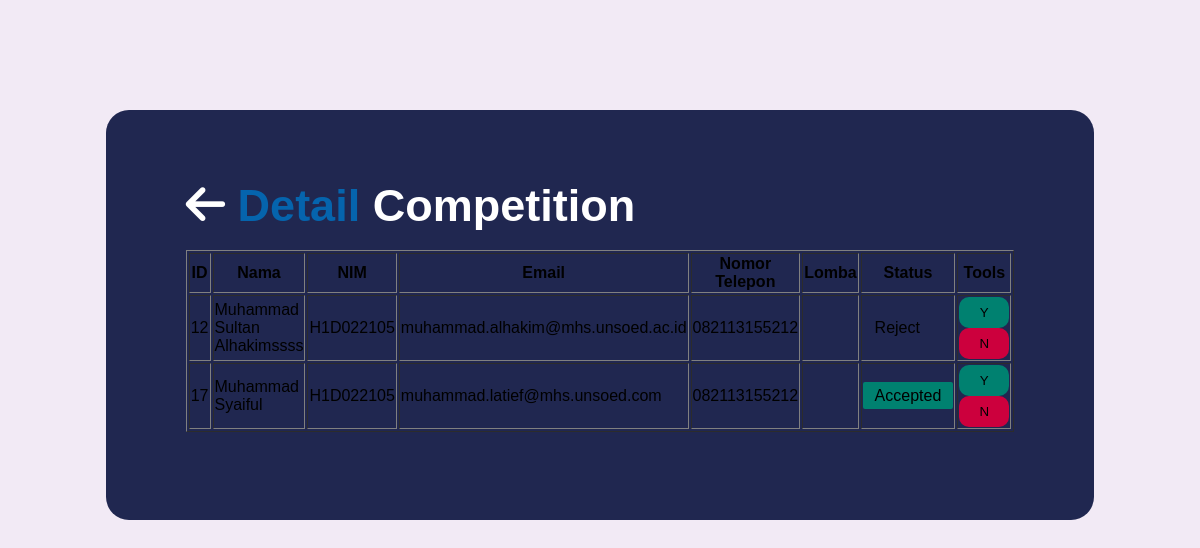
/list-participant.php (signed in), run on the app's committed database.
### tables this page shows
CREATE TABLE `tbl_peserta` (
  `id` int(11) NOT NULL,
  `nama` varchar(50) NOT NULL,
  `nim` varchar(50) NOT NULL,
  `email` varchar(100) NOT NULL,
  `no_telp` varchar(20) NOT NULL,
  `status` enum('Pending','Rejected','Accepted') NOT NULL,
  `username` varchar(255) NOT NULL,
  `id_proker` int(11) NOT NULL,
  `id_divisi` int(11) NOT NULL
);

### list-participant.php (the view, shortened to what this page needs)
<?php
include('connection.php');
$sql = "SELECT * FROM tbl_peserta WHERE 1";
$query = mysqli_query($conn, $sql);
?>
<!DOCTYPE html>
<html>
<head>
    <link rel="stylesheet" type="text/css" href="assets/css/style.css" />
</head>
<body>
    <div class="container">
        <div class="sub-container">
            <div class="main-banner">
                <div class="banner-text">
                    <h4><a href="index.php"><i class="fa-solid fa-arrow-left"></i></a> <em>Detail</em> Competition</h4>
                    <br>
                    <table class="table-list" border="1">
                        <tr>
                            <th>ID</th>
                            <th>Nama</th>
                            <th>NIM</th>
                            <th>Email</th>
                            <th>Nomor Telepon</th>
                            <th>Lomba</th>
                            <th>Status</th>
                            <th>Tools</th>
                        </tr>
                        <?php while ($data = mysqli_fetch_array($query)) { ?>
                        <tr>
                            <td><?php echo $data['id']; ?></td>
                            <td><?php echo $data['nama']; ?></td>
                            <td><?php echo $data['nim']; ?></td>
                            <td><?php echo $data['email']; ?></td>
                            <td><?php echo $data['no_telp']; ?></td>
                            <td><?php if ($data['lomba'] == "ic") {
                                        echo "Informatics Championship";
                                    } else if ($data['lomba'] == "stec") {
                                        echo "Soedirman Technophoria";
                                    } else if ($data['lomba'] == "lustrum") {
                                        echo "Lustrum 5.0";
                                    } ?></td>
                            <td><?php if ($data['status'] == "Pending") {
                                        echo "<span class='button-pending'>Pending</span>";
                                    } else if ($data['status'] == "Rejected") {
                                        echo "<span class='button-rejected'>Reject</span>";
                                    } else if ($data['status'] == "Accepted") {
                                        echo "<span class='button-accepted'>Accepted</span>";
                                    } ?></td>
                            <td>
                                <form action="<?php $_SERVER['PHP_SELF']; ?>" method="POST">
                                    <input type="submit" name="accept" value="Y" class="button-y">
                                    <input type="submit" name="reject" value="N" class="button-n">
                                </form>
                            </td>
                        </tr>
                        <?php } ?>
                    </table>
                    <br>
                </div>
            </div>
        </div>
    </div>
</body>
</html>

### assets/css/style.css (style rules this page uses)
* { margin: 0; scroll-behavior: smooth; box-sizing: border-box; }
body { background-color: #f2eaf5; font-family: 'Poppins', sans-serif; }
em { font-style: normal; color: #0564ad; }
input { width: 100%; border: none; border-radius: 10px; margin: 6px 0px; padding: 8px; box-sizing: border-box; -webkit-box-sizing: border-box; }
.container { max-width: 1500px; width: 100%; display: flex; justify-content: center; margin: auto; }
.sub-container { margin: 50px; width: 100%; padding: 60px; border-radius: 23px; }
.main-banner { background: #202750; border-radius: 23px; width: 100%; }
.banner-text { padding: 70px 80px; }
.banner-text h4 { font-size: 45px; color: #fff; }
.banner-text a { text-decoration: none; color:#fff; }
.button-accepted { background: #008170; padding: 5px 12px; border-radius: 2px; }
.button-rejected { background:rgba(255, 0, 0, 0.8)rgba(255, 0, 0, 0.8); padding: 5px 12px; border-radius: 2px; }

### list-participant.php (style rules this page uses)
input[type="submit"] { margin: 0; text-align: center; width: 50px; }
.button-y { background-color: #008170 !important; }
.button-n { background-color: #cc003d !important; }

### data on the page
tbl_peserta: id "12", nama "Muhammad Sultan Alhakimssss", nim "H1D022105", email "muhammad.alhakim@mhs.unsoed.ac.id", no_telp "082113155212", status "Reject"
tbl_peserta: id "17", nama "Muhammad Syaiful", nim "H1D022105", email "muhammad.latief@mhs.unsoed.com", no_telp "082113155212", status "Accepted"
